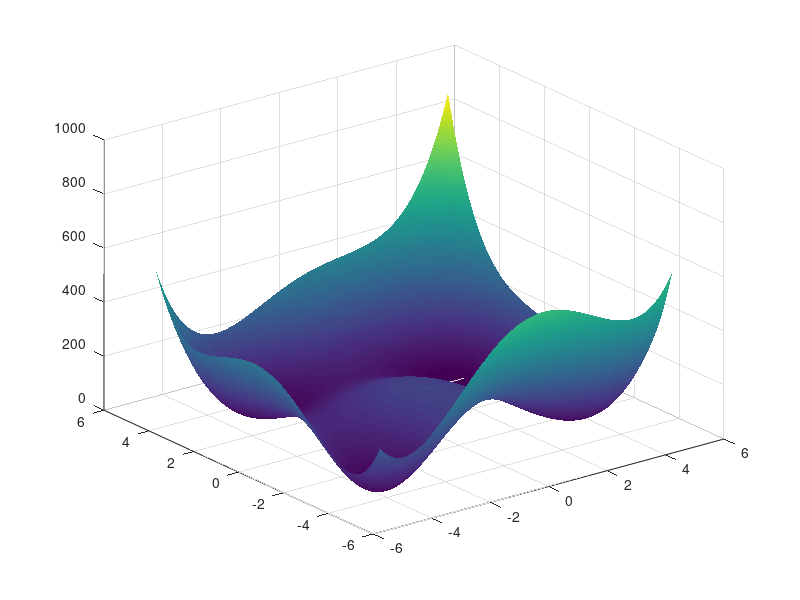

Here is the MATLAB script that generated this plot: (Note: this script raises an error after producing the figure.)
clear;
clc;

%Define call function numerically
[x1,y1] = meshgrid(-5:0.1:5,-5:0.1:5);
f = (x1.^2 + y1 - 11).^2 + (x1 + y1.^2 - 7).^2;

% Plot surface
surface = figure; figure(surface);
surf(x1,y1,f); shading interp;
x0 = [4; -4]; %Initial Guess

%Call Methods (Use % before each line to comment the methods you are not testing)

%[X,traj,Z,k,Err] = Lab_2_sdm(x0, 10^(-4));
[X,traj,Z,k,Err] = Lab_2_Newton(x0, 10^(-4));
% 
%options = optimoptions('fminunc','GradObj','on','Algorithm','trust-region');
%[X,FVAL,EXITFLAG,OUTPUT] = fminunc(@Lab_2_Fun,x0);

% Add trajectory for finding minima (3D plot)
hold on
plot3(traj(1,:), traj(2,:), Z ,'-k+')

%Plot contour (2D plot)
contour_graph = figure; figure(contour_graph);
contour(x1,y1,f,100); hold on;
plot(X(1,:), X(2,:),'-k+')